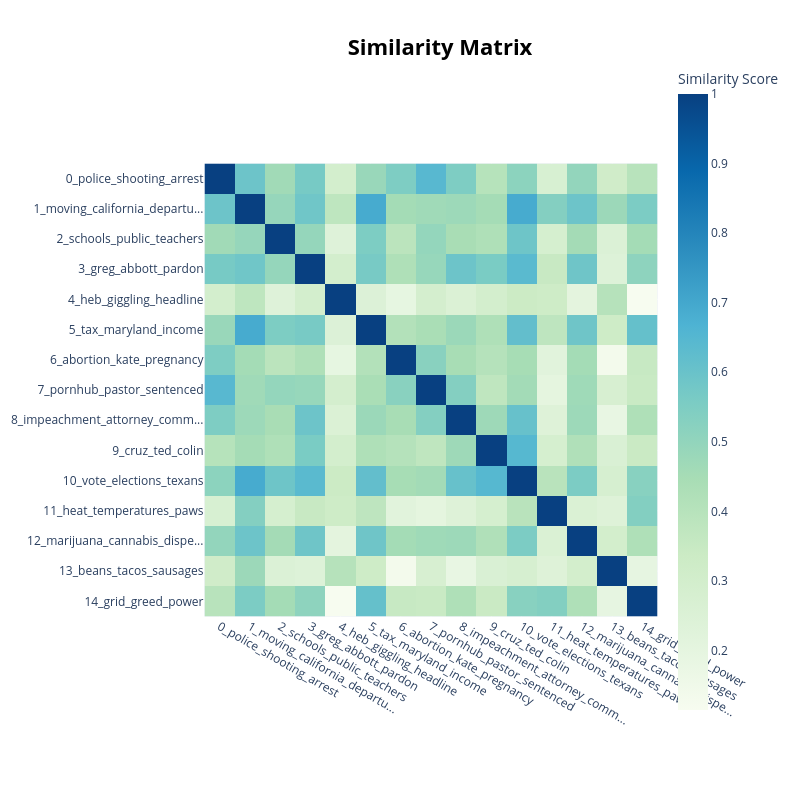

The cell this chart's notebook holds for it:
### Code cell
texas_fig_heatmap = models['texas'].visualize_heatmap()
texas_fig_heatmap.show()

### Figure 1 — Plotly figure (JSON) as saved in the notebook; plotly's stock layout.template omitted (floating-point values rounded to 4 significant figures; data arrays with more than 128 entries replaced by an {"elided": "..."} marker saying what was removed)
{"data": [{"coloraxis": "coloraxis", "hovertemplate": "x: %{x}<br>y: %{y}<br>Similarity Score: %{z}<extra></extra>", "name": "0", "type": "heatmap", "x": ["0_police_shooting_arrest", "1_moving_california_departu...", "2_schools_public_teachers", "3_greg_abbott_pardon", "4_heb_giggling_headline", "5_tax_maryland_income", "6_abortion_kate_pregnancy", "7_pornhub_pastor_sentenced", "8_impeachment_attorney_comm...", "9_cruz_ted_colin", "10_vote_elections_texans", "11_heat_temperatures_paws", "12_marijuana_cannabis_dispe...", "13_beans_tacos_sausages", "14_grid_greed_power"], "xaxis": "x", "y": ["0_police_shooting_arrest", "1_moving_california_departu...", "2_schools_public_teachers", "3_greg_abbott_pardon", "4_heb_giggling_headline", "5_tax_maryland_income", "6_abortion_kate_pregnancy", "7_pornhub_pastor_sentenced", "8_impeachment_attorney_comm...", "9_cruz_ted_colin", "10_vote_elections_texans", "11_heat_temperatures_paws", "12_marijuana_cannabis_dispe...", "13_beans_tacos_sausages", "14_grid_greed_power"], "yaxis": "y", "z": {"elided": "15x15 float values"}}], "layout": {"coloraxis": {"colorbar": {"title": {"text": "Similarity Score"}}, "colorscale": [[0, "rgb(247,252,240)"], [0.125, "rgb(224,243,219)"], [0.25, "rgb(204,235,197)"], [0.375, "rgb(168,221,181)"], [0.5, "rgb(123,204,196)"], [0.625, "rgb(78,179,211)"], [0.75, "rgb(43,140,190)"], [0.875, "rgb(8,104,172)"], [1, "rgb(8,64,129)"]]}, "height": 800, "hoverlabel": {"bgcolor": "white", "font": {"family": "Rockwell", "size": 16}}, "legend": {"title": {"text": "Trend"}}, "margin": {"t": 60}, "showlegend": true, "title": {"font": {"color": "Black", "size": 22}, "text": "<b>Similarity Matrix</b>", "x": 0.55, "xanchor": "center", "y": 0.95, "yanchor": "top"}, "width": 800, "xaxis": {"anchor": "y", "constrain": "domain", "domain": [0, 1], "scaleanchor": "y"}, "yaxis": {"anchor": "x", "autorange": "reversed", "constrain": "domain", "domain": [0, 1]}}}
